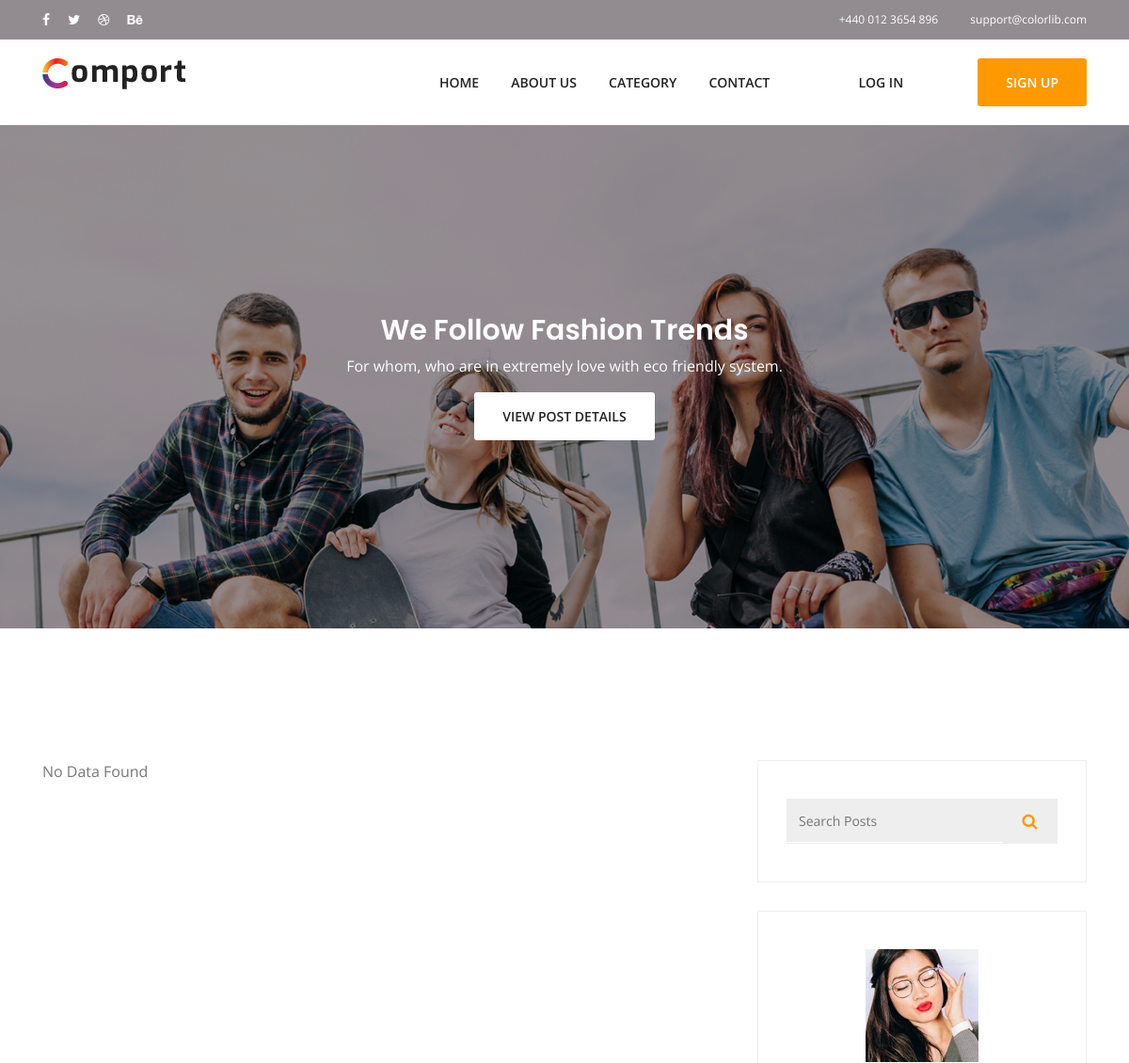
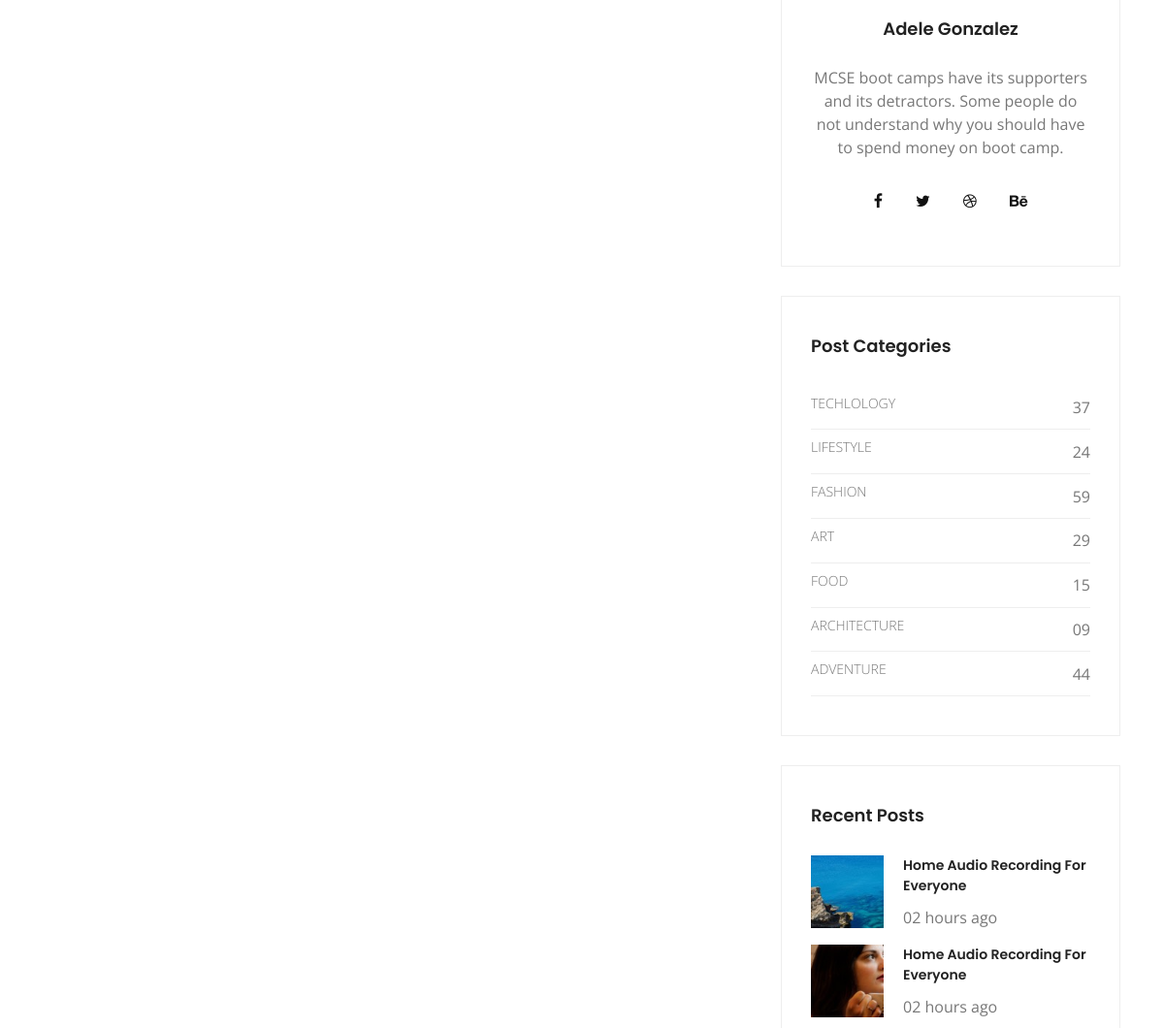
Before: / (upper part) with the older database file (2 pictures, top to bottom).
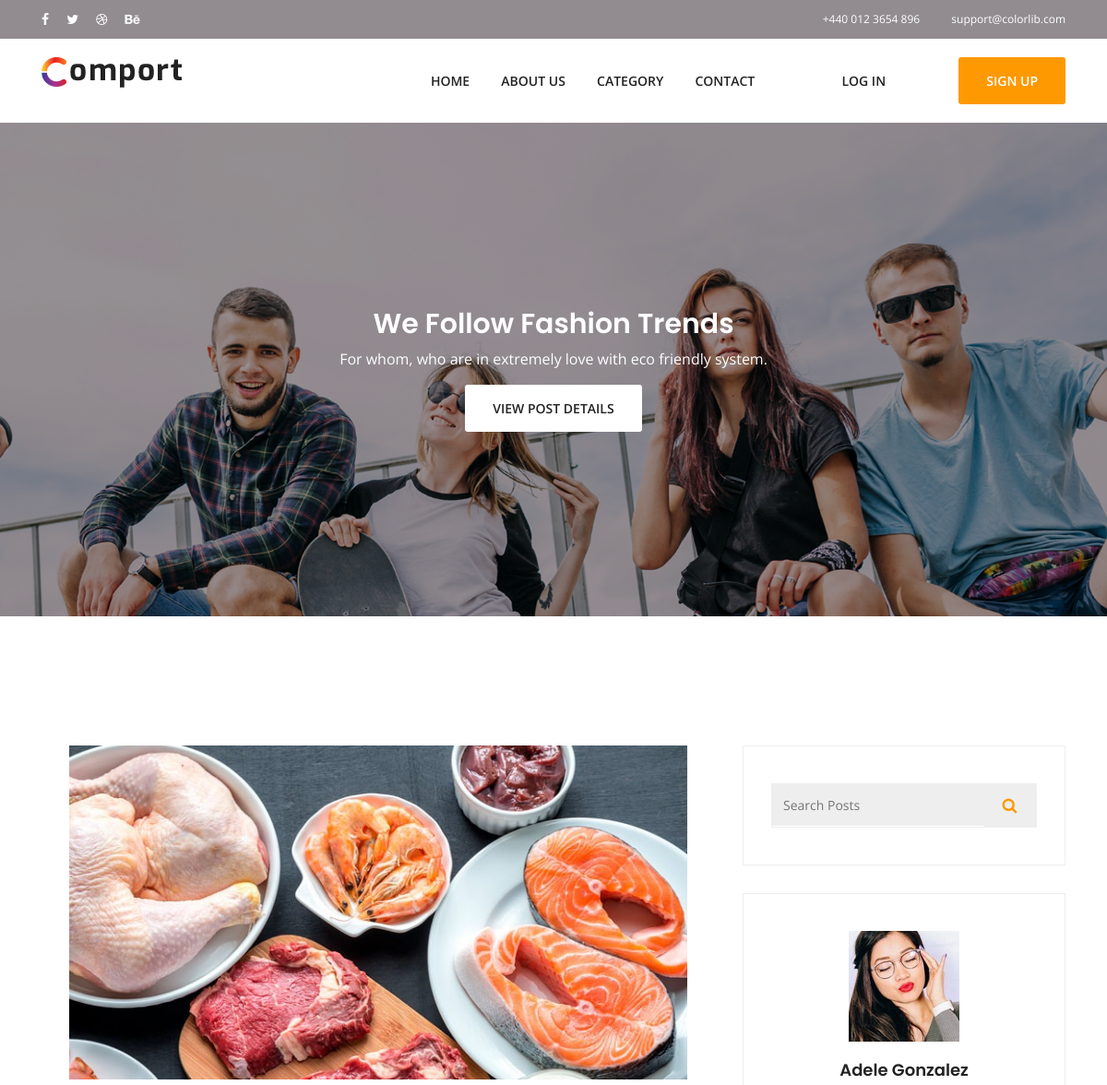
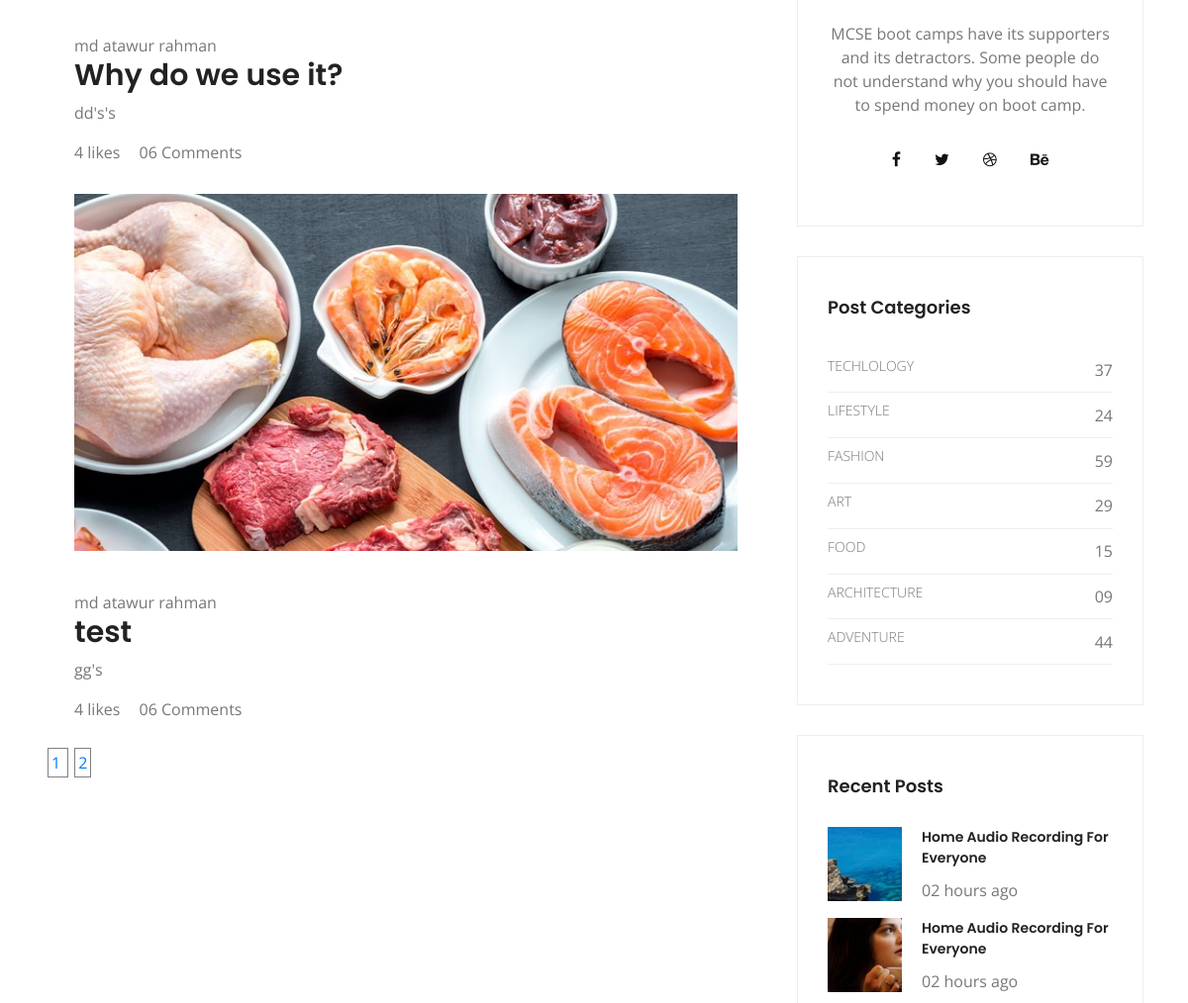
After: the same page with the newer database file (2 pictures, top to bottom).
### tables this page shows
CREATE TABLE `posts` (
  `id` int(11) NOT NULL,
  `title` varchar(250) NOT NULL,
  `category_id` int(11) NOT NULL,
  `sort_description` varchar(250) NOT NULL,
  `full_description` text NOT NULL,
  `feature_image` varchar(250) NOT NULL,
  `created_by` int(11) NOT NULL,
  `created` datetime NOT NULL,
  `updated_by` int(11) NOT NULL,
  `updated` datetime NOT NULL,
  `status` int(11) NOT NULL
);

CREATE TABLE `users` (
  `users_id` int(11) NOT NULL,
  `first_name` varchar(200) NOT NULL,
  `middle_name` varchar(200) NOT NULL,
  `last_name` varchar(250) NOT NULL,
  `email` varchar(250) NOT NULL,
  `password` varchar(255) NOT NULL,
  `mobile_number` varchar(20) NOT NULL,
  `profile_picture` varchar(250) NOT NULL,
  `user_type_id` tinyint(2) NOT NULL DEFAULT 2
);

### functions.php (called while the page is built, shortened)
<?php
include_once('./db/db_connect.php');
 function get_all_post($where_conditions=null,$pegination=false,$offset=null,$no_of_records_per_page=null){
     global $conn;
    $sql = "
        SELECT
    posts.*,
    category.`name` category_name,
    users.first_name,
    users.middle_name,
    users.last_name,
    users.email,
    `status`.`name` status_name
    FROM
    posts
    INNER JOIN category ON posts.category_id = category.id
    INNER JOIN users ON posts.created_by = users.users_id
    INNER JOIN `status` ON posts.`status` = `status`.id
    ";
    if($where_conditions){
       $sql =  $sql .  $where_conditions;
    }
    $sql = $sql." order by posts.id desc";
     if($pegination){
         $sql = $sql." limit  $offset , $no_of_records_per_page";
     }
    $result = mysqli_query($conn, $sql);
    return $result;
 }

### index.php (the view)
<?php
  require_once("./header.php");
  require_once ('./functions.php');
    $where_condition = 'Where posts.status=1';
    $total = get_all_post($where_condition);
    $total_rows = $total->num_rows;
    if (isset($_GET['pageno'])) {
        $pageno = $_GET['pageno'];
    } else {
        $pageno = 1;
    }
    $no_of_records_per_page = 2;
    $offset = ($pageno-1) * $no_of_records_per_page;
    $total_pages = ceil($total_rows / $no_of_records_per_page);
    $all_post = get_all_post($where_condition,true,$offset,$no_of_records_per_page);
?>
    <div class="page-title page-title-blog text-center">
        <div class="container">
            <div class="row">
                <div class="col-md-6 offset-md-3">
                    <h2>We Follow Fashion Trends</h2>
                    <p>For whom, who are in extremely love with eco friendly system.</p>
                    <a href="#" class="template-btn">view post details</a>
                </div>
            </div>
        </div>
    </div>
			<section class="blog-posts-area section-padding">
                    <div class="container">
                        <div class="row">
                            <div class="col-lg-8 post-list blog-post-list">
                                <?php if($all_post->num_rows > 0){?>
                                <?php  while($row=mysqli_fetch_assoc($all_post)){
                                    ?>
                                <div class="single-post">
                                    <a href="post_details.php?id=<?php echo base64_encode($row['id']); ?>">
                                        <img class="img-fluid" src="<?php echo $row['feature_image']?>" alt="">
                                    </a>
                                        <ul class="tags">
                                        <li><a href="#"><?php echo $row['first_name'].' '.$row['middle_name'].''.$row['last_name']; ?> </a></li>
                                    </ul>
                                    <a href="post_details.php?id=<?php echo base64_encode($row['id']); ?>">
                                        <h2>
                                            <?php echo $row['title']?>
                                        </h2>
                                    </a>
                                    <p>
                                        <?php echo $row['sort_description']?>
                                    </p>
                                    <div class="bottom-meta">
                                        <div class="user-details row align-items-center">
                                            <div class="comment-wrap col-lg-6">
                                                <ul>
                                                    <li><a href="#"><span class="lnr lnr-heart"></span>	4 likes</a></li>
                                                    <li><a href="#"><span class="lnr lnr-bubble"></span> 06 Comments</a></li>
                                                </ul>
                                            </div>
                                        </div>
                                    </div>
                                </div>
                                <?php }?>
                                    <ul class="pegination">
                                        <?php for($i=1;$i<=$total_pages;$i++){?>
                                            <li style="display: inline;border: 1px solid grey;margin: 3px;padding: 3px">
                                                <a href="?pageno=<?php echo $i;?>"><?php echo $i;?></a>
                                            </li>
                                        <?php } ?>
                                    </ul>
                               <?php } else{ ?>
                                <div>No Data Found</div>
                                <?php } ?>
                            </div>
                            <?php include_once('right_sidebar.php');?>
                        </div>
                    </div>
                </section>
<?php
include_once("./footer.php");
?>

Changed rows visible on the page:
added posts: feature_image (picture), users.first_name "md", users.middle_name "atawur", users.last_name "rahman", title "Why do we use it?", sort_description "dd's's"
added posts: feature_image (picture), users.first_name "md", users.middle_name "atawur", users.last_name "rahman", title "test", sort_description "gg's"
Other visible differences:
new list line: "1"
new list line: "2"
text no longer shown: "No Data Found"
